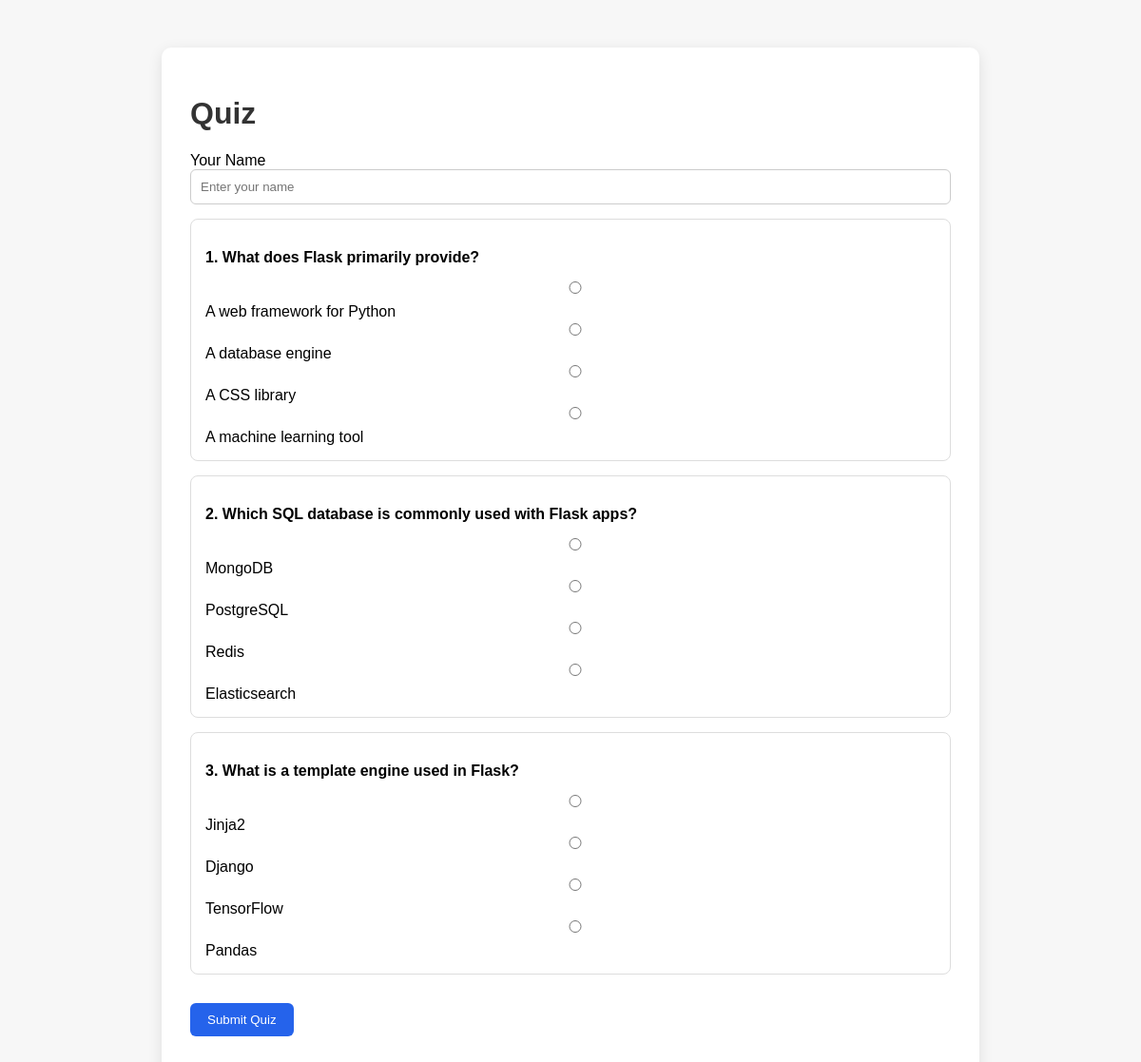
The page /quiz on the database its author committed.
### app.py (models this page shows)
class Question(db.Model):
    __tablename__ = "questions"
    id = db.Column(db.Integer, primary_key=True)
    question_text = db.Column(db.String(300), nullable=False)
    option_a = db.Column(db.String(200), nullable=False)
    option_b = db.Column(db.String(200), nullable=False)
    option_c = db.Column(db.String(200), nullable=False)
    option_d = db.Column(db.String(200), nullable=False)
    correct_option = db.Column(db.String(5), nullable=False)
    subject_id = db.Column(db.Integer, db.ForeignKey("subjects.id"), nullable=True)
    subject = db.relationship("Subject", backref=db.backref("questions", lazy=True))

### app.py (the view, shortened to what this page needs)
@app.route("/quiz", methods=["GET", "POST"])
def quiz():
    questions = Question.query.order_by(Question.id).all()
    return render_template("quiz.html", questions=questions)

### templates/quiz.html (shortened to what this page needs)
<!doctype html>
<html lang="en">
  <head>
    <link rel="stylesheet" href="{{ url_for('static', filename='style.css') }}" />
  </head>
  <body>
    <div class="container">
      <h1>Quiz</h1>
      <form method="post">
        <label for="participant_name">Your Name</label>
        <input id="participant_name" name="participant_name" placeholder="Enter your name" required />
        {% for question in questions %}
        <div class="question-card">
          <p><strong>{{ loop.index }}. {{ question.question_text }}</strong></p>
          <label><input type="radio" name="q{{ question.id }}" value="a" required /> {{ question.option_a }}</label><br />
          <label><input type="radio" name="q{{ question.id }}" value="b" /> {{ question.option_b }}</label><br />
          <label><input type="radio" name="q{{ question.id }}" value="c" /> {{ question.option_c }}</label><br />
          <label><input type="radio" name="q{{ question.id }}" value="d" /> {{ question.option_d }}</label>
        </div>
        {% endfor %}
        <button class="button" type="submit">Submit Quiz</button>
      </form>
    </div>
  </body>
</html>

### static/style.css (style rules this page uses)
body { font-family: Arial, sans-serif; background: #f7f7f7; margin: 0; padding: 0; }
.container { max-width: 800px; margin: 50px auto; background: white; padding: 30px; border-radius: 10px; box-shadow: 0 4px 15px rgba(0, 0, 0, 0.1); }
h1, h2 { color: #333; }
.button { display: inline-block; margin-top: 15px; padding: 10px 18px; background: #2563eb; color: white; text-decoration: none; border-radius: 6px; border: none; cursor: pointer; }
.question-card { border: 1px solid #ddd; padding: 15px; margin: 15px 0; border-radius: 8px; }
form { margin-bottom: 25px; }
input, select, textarea { display: block; width: 100%; margin-bottom: 10px; padding: 10px; border: 1px solid #ccc; border-radius: 6px; box-sizing: border-box; }

### rows shown on the page
Question: question_text "What does Flask primarily provide?", option_a "A web framework for Python", option_b "A database engine", option_c "A CSS library", option_d "A machine learning tool"
Question: question_text "Which SQL database is commonly used with Flask apps?", option_a "MongoDB", option_b "PostgreSQL", option_c "Redis", option_d "Elasticsearch"
Question: question_text "What is a template engine used in Flask?", option_a "Jinja2", option_b "Django", option_c "TensorFlow", option_d "Pandas"
